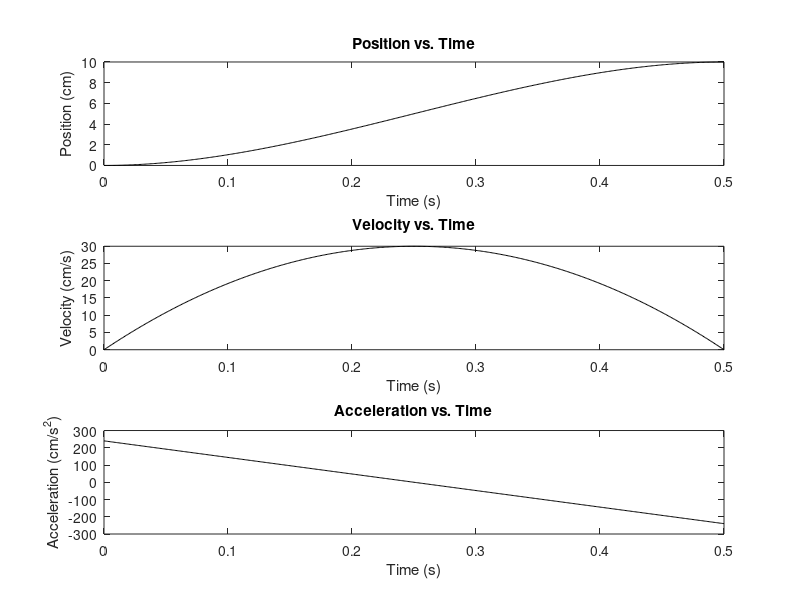

The MATLAB source for this figure:
tf = 0.5;
xf = 10;
t = 0:0.001:tf;

A = [tf^3 tf^2;3*tf^2 2*tf];
B = [-2*tf^-3 tf^-2;3*tf^-2 -1*tf^-1];

A*B;

C=B*[xf;0];

x=C(1)*t.^3+C(2)*t.^2;
v=3*C(1)*t.^2+2*C(2)*t;
a=6*C(1)*t+2*C(2);

figure;
subplot(3,1,1);
plot(t,x,'k');
xlabel('Time (s)');
ylabel('Position (cm)');
title('Position vs. Time');
subplot(3,1,2);
plot(t,v,'k');
xlabel('Time (s)');
ylabel('Velocity (cm/s)');
title('Velocity vs. Time');
subplot(3,1,3);
plot(t,a,'k');
xlabel('Time (s)');
ylabel('Acceleration (cm/s^2)');
title('Acceleration vs. Time');

